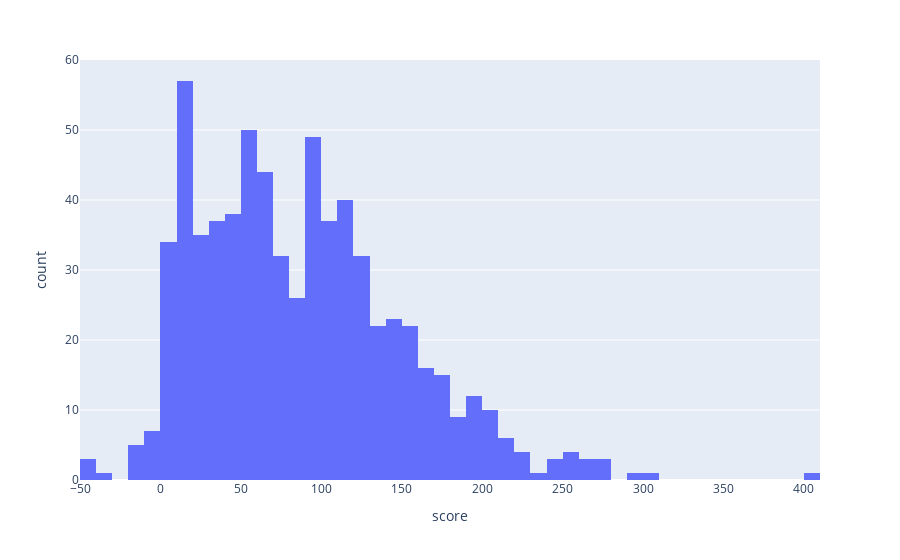

Notebook source saved alongside this figure:
### Code cell
px.histogram(Atacante, x='score').show()

### Figure 1 — Plotly figure (JSON) as saved in the notebook; plotly's stock layout.template omitted (floating-point values rounded to 4 significant figures; data arrays with more than 128 entries replaced by an {"elided": "..."} marker saying what was removed)
{"data": [{"alignmentgroup": "True", "bingroup": "x", "hovertemplate": "score=%{x}<br>count=%{y}<extra></extra>", "legendgroup": "", "marker": {"color": "#636efa", "pattern": {"shape": ""}}, "name": "", "offsetgroup": "", "orientation": "v", "showlegend": false, "type": "histogram", "x": {"elided": "683 float values"}, "xaxis": "x", "yaxis": "y"}], "layout": {"barmode": "relative", "legend": {"tracegroupgap": 0}, "margin": {"t": 60}, "xaxis": {"anchor": "y", "domain": [0, 1], "title": {"text": "score"}}, "yaxis": {"anchor": "x", "domain": [0, 1], "title": {"text": "count"}}}}
